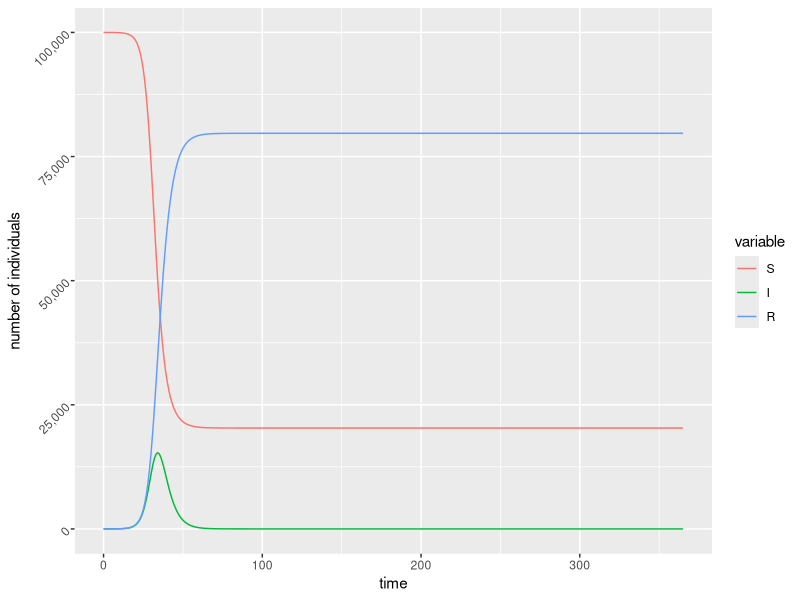
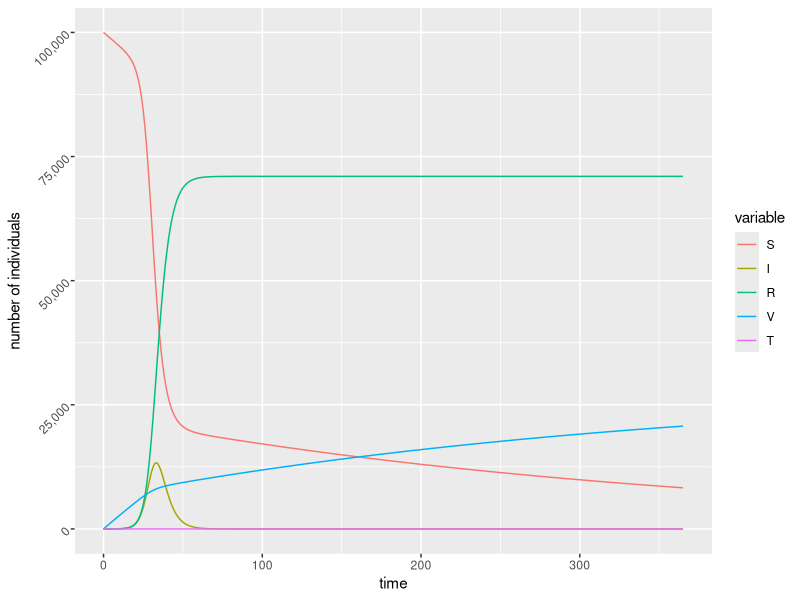
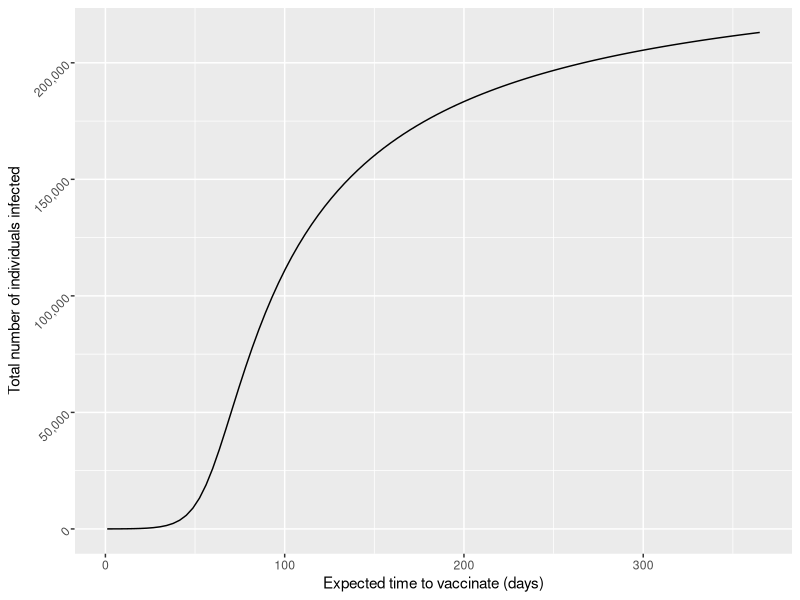

Recreate these plots in R, in order.
############################################################################################
###########    Simple SIR model dynamics                                  ##################
###########                                                               ##################
###########                                                               ##################
###########                                                               ##################
###########    Written by: Mike A Irvine                                  ##################
###########                                                               ##################
###########    written: 11/04/17                                          ##################
############################################################################################
#If running for first time and neccessary, uncomment following lines to install packages 
#install library to handle differential equations
#install.packages("deSolve")
#install.packages("ggplot2")

# resets R to fresh
rm(list = ls(all = TRUE))  

# load in library for solving differential equations
library("deSolve")

# load in libraries for plotting
library("ggplot2")
library("reshape2")
library("scales")

SIR_func=function(t, x, vparameters){

  S = x[1]  
  I = x[2]  
  R = x[3]  
  
  with(as.list(vparameters),{
    
    npop = S+I+R   
    
    dS = -beta*S*I/npop +delta*R         
    dI = +beta*S*I/npop - gamma*I  
    dR = +gamma*I -delta*R                
    
    vout = c(dS,dI,dR)
    list(vout)
  })
}


npop = 100000
I_0 = 1
R_0 = 0
S_0 = npop-I_0-R_0

tbegin = 0
tend   = 365
vt = seq(tbegin,tend,1)  


gamma = 1/3 #recovery rate (days)        
R0    = 2.0 #Basic reproduction number    
beta  = R0*gamma #infectivity: product of R0 and recovery rate.
delta = 0.

vparameters = c(gamma=gamma,beta=beta,delta=delta)
inits = c(S=S_0,I=I_0,R=R_0)

model.results = as.data.frame(lsoda(inits, vt, SIR_func, vparameters))
meltdf <- melt(model.results,id="time")

p<- ggplot(meltdf, aes(x=time ,y=value,colour=variable,group=variable)) + geom_line() +
    xlab("time") + scale_y_continuous(labels = scales::comma) +
    ylab("number of individuals") + theme(axis.text.y  = element_text(angle=45))

show(p)

#################################################
# Second model: Include vaccination and treatment
#################################################

SIR_VT_func=function(t, x, vparameters){
  #define the states of the model (susceptible, infected and recovered)
  S = x[1]  
  I = x[2]  
  R = x[3]  
  V = x[4]
  T = x[5]
  
  with(as.list(vparameters),{
    #total population size.
    npop = S+I+R+V+T  
    
    #Instantaneous change in states
    dS = -beta*S*I/npop +delta*R - vr*S       
    dI = +beta*S*I/npop - gamma*I -tr*I
    dR = +gamma*I -delta*R + te*T
    dV = +vr*S
    dT = +tr*I - te*T
    
    #output instananeous change in states as list. 
    vout = c(dS,dI,dR,dV,dT)
    list(vout)
  })
}

npop = 100000
I_0 = 1
R_0 = 0
V_0 = 0
T_0 = 0
S_0 = npop - I_0 - R_0 - V_0 - T_0

tbegin = 0
tend   = 365
vt = seq(tbegin,tend,1)  


gamma = 1/3 #recovery rate (1/days)        
R0    = 2.1 #Basic reproduction number (no dimensions)   
beta  = R0*gamma #infectivity: product of R0 and recovery rate.
delta = 0. #waning immunity
te = 1/7 #treatment efficacy (1/days)
tr = 0.0 #rate of treatment for infected (1/days)
vr = 1/365 #rate of vaccination per person (1/days)

vparameters = c(gamma=gamma,beta=beta,delta=delta,te=te,tr=tr,vr=vr)
inits = c(S=S_0,I=I_0,R=R_0,V=V_0,T=T_0)

model.results = as.data.frame(lsoda(inits, vt, SIR_VT_func, vparameters))
meltdf <- melt(model.results,id="time")

p<- ggplot(meltdf, aes(x=time ,y=value,colour=variable,group=variable)) + geom_line() +
  xlab("time") + scale_y_continuous(labels = scales::comma) +
  ylab("number of individuals") + theme(axis.text.y  = element_text(angle=45))

show(p)

#################################################
# Calculate critical vaccination rate ###########
#################################################
vrs <- seq(1.,365.,length=100)
vrs <- 1/vrs
tot_Is <- array(0,c(100))
for(i in 1:100){
  vr = vrs[i]
  vparameters = c(gamma=gamma,beta=beta,delta=delta,te=te,tr=tr,vr=vr)
  model.results = as.data.frame(lsoda(inits, vt, SIR_VT_func, vparameters))
  tot_Is[i] <- sum(model.results['I'])
}
vaccination.results <- data.frame(vaccination=1/vrs, infections=tot_Is)
p<- ggplot(vaccination.results, aes(x=vaccination ,y=infections)) + geom_line() +
  xlab("Expected time to vaccinate (days)") + scale_y_continuous(labels = scales::comma) +
  ylab("Total number of individuals infected") + theme(axis.text.y  = element_text(angle=45))

show(p)
